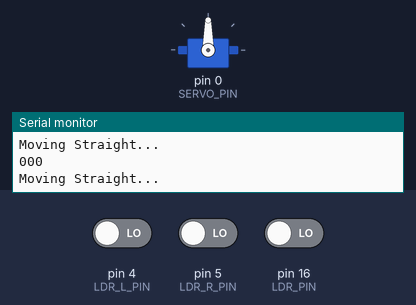
Bench run of a sketch on a simulated Arduino Uno, built with avr-gcc and run on an emulated ATmega328P. Shown: servo, the last lines printed to the serial monitor. Inputs (shaded band) come from the test bench; at power-on: pin 4 (LDR_L_PIN) LOW, pin 5 (LDR_R_PIN) LOW, pin 16 (LDR_PIN) LOW.

Above: at 1.2 s.
1.3 s: pin 4 (LDR_L_PIN) driven HIGH
At 2.6 s:
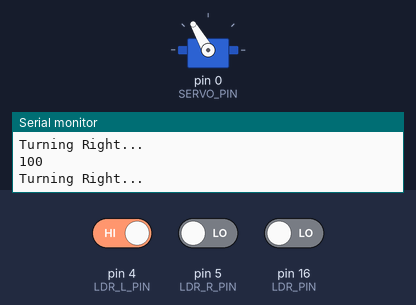
2.9 s: pin 4 (LDR_L_PIN) driven LOW
At 4.1 s:
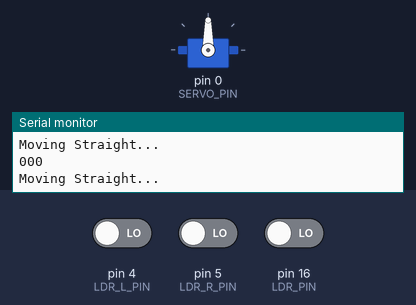
4.5 s: pin 5 (LDR_R_PIN) driven HIGH
At 5.5 s:
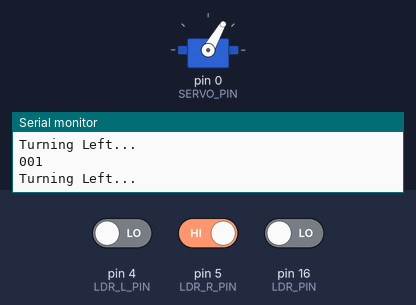
6.1 s: pin 5 (LDR_R_PIN) driven LOW
At 6.9 s:
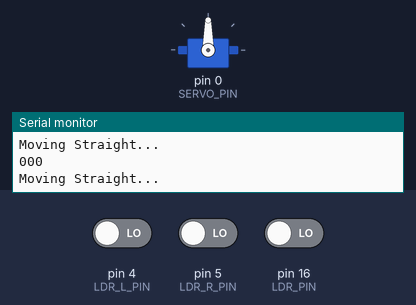
Timing chart, 0 to 8.7 s (numbered marks = the images above; inputs shaded):
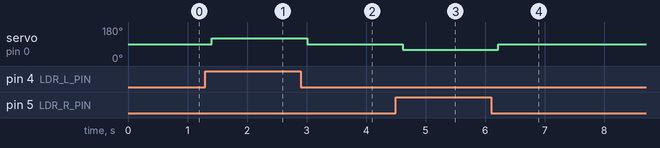

The sketch:

Line_Detection.ino
```cpp
#include <Servo.h>

Servo myservo;  // create servo object to control a servo
const int SERVO_PIN = 0; // assiging servo pin: D3
const int LDR_PIN = 16; // assiging LDR pin: D0
const int LDR_R_PIN = 5; // assiging LDR pin: D1
const int LDR_L_PIN = 4; // assiging LDR pin: D2

const int SERVE_MOVE_RIGHT_DEGREE = 30;
const int SERVE_MOVE_LEFT_DEGREE = -30;
const int SERVE_MOVE_STRAIGHT_DEGREE = 0;

enum directions{Left, Straight, Right};

void setup() {
  myservo.attach(SERVO_PIN);  // attaching servo to the servo object
  Serial.begin(9600);
  pinMode(LDR_PIN, INPUT);
  pinMode(LDR_R_PIN, INPUT);
  pinMode(LDR_L_PIN, INPUT);
}

void loop() {
  String robot_status = get_robot_status();
  make_decision(robot_status);
  delay(200);
}

// returning robot's state in a 3-digit string (containing 0 and 1)
String get_robot_status() {
  String result = String(digitalRead(LDR_L_PIN)) + String(digitalRead(LDR_PIN)) + String(digitalRead(LDR_R_PIN));
  Serial.println(result);
  return result;
}

// a function for moving the servo motor
void turn(enum directions dir) {
  if (dir == Right) {
    // SERVE_MOVE_RIGHT_DEGREE
    Serial.println("Turning Right...");
    myservo.write(SERVE_MOVE_RIGHT_DEGREE + 90);
  } else if (dir == Straight) {
    // SERVE_MOVE_STRAIGHT_DEGREE
    Serial.println("Moving Straight...");
    myservo.write(SERVE_MOVE_STRAIGHT_DEGREE + 90);
  } else if (dir == Left) {
    // SERVE_MOVE_LEFT_DEGREE
    Serial.println("Turning Left...");
    myservo.write(SERVE_MOVE_LEFT_DEGREE + 90);
  }
}

// changing robot's state using it's current state
void make_decision(String robot_status) {
  if (robot_status == "110" || robot_status == "100") {
    turn(Right);
  } else if (robot_status == "011" || robot_status == "001") {
    turn(Left);
  } else {
    turn(Straight);
  }
}
```

Measured:
- after the input at 1.3 s, servo on pin 0 (SERVO_PIN): 90° → 120° after 0.10 s
- after the input at 2.9 s, servo on pin 0 (SERVO_PIN): 120° → 90° after 0.11 s
- after the input at 4.5 s, servo on pin 0 (SERVO_PIN): 90° → 60° after 0.11 s
- after the input at 6.1 s, servo on pin 0 (SERVO_PIN): 60° → 90° after 0.12 s
